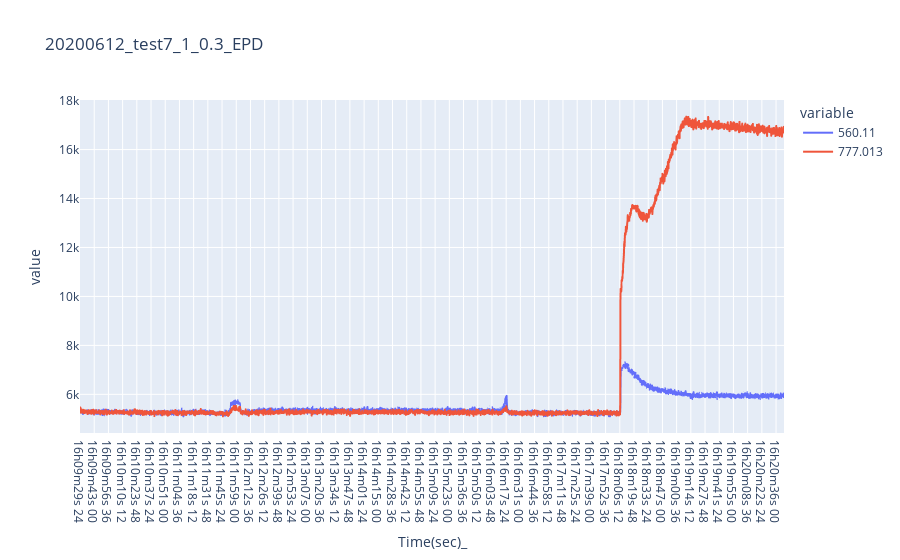

Notebook code for this chart:
### Code cell
data11 = pd.read_csv('C:/Users/com/Desktop/2020-06-12 TES OES CSV/2020-06-12_16h09m29s_test7_1_0.3__condition changed and temp 650.f_oes.csv')
df_20200612_test7_1_03_EPD = pd.DataFrame(data11[['Time(sec)_','560.11','777.013']])

fig = px.line(df_20200612_test7_1_03_EPD, x="Time(sec)_", y=["560.11", "777.013"], title="20200612_test7_1_0.3_EPD")
fig.show()

### Figure 1 — Plotly figure (JSON) as saved in the notebook; plotly's stock layout.template omitted (floating-point values rounded to 4 significant figures; data arrays with more than 128 entries replaced by an {"elided": "..."} marker saying what was removed)
{"data": [{"hovertemplate": "variable=560.11<br>Time(sec)_=%{x}<br>value=%{y}<extra></extra>", "legendgroup": "560.11", "line": {"color": "#636efa", "dash": "solid"}, "mode": "lines", "name": "560.11", "showlegend": true, "type": "scattergl", "x": {"elided": "3372 str values"}, "xaxis": "x", "y": {"elided": "3372 int values"}, "yaxis": "y"}, {"hovertemplate": "variable=777.013<br>Time(sec)_=%{x}<br>value=%{y}<extra></extra>", "legendgroup": "777.013", "line": {"color": "#EF553B", "dash": "solid"}, "mode": "lines", "name": "777.013", "showlegend": true, "type": "scattergl", "x": {"elided": "3372 str values"}, "xaxis": "x", "y": {"elided": "3372 int values"}, "yaxis": "y"}], "layout": {"legend": {"title": {"text": "variable"}, "tracegroupgap": 0}, "title": {"text": "20200612_test7_1_0.3_EPD"}, "xaxis": {"anchor": "y", "domain": [0, 1], "title": {"text": "Time(sec)_"}}, "yaxis": {"anchor": "x", "domain": [0, 1], "title": {"text": "value"}}}}
